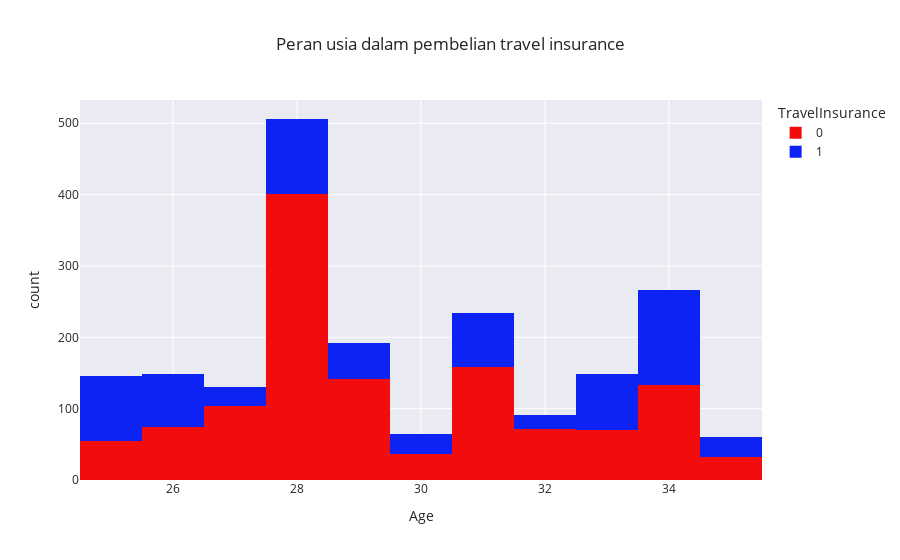

Here is the notebook cell this chart was saved with:
### Markdown cell above
### Korelasi Variabel numerik  dengan Target

### Code cell
fig = px.histogram(df, x='Age', color='TravelInsurance', color_discrete_map={1:'#0C23F3' , 0: '#F30C0C'}, 
                   title='Peran usia dalam pembelian travel insurance', template='seaborn')
fig.show()

### Figure 1 — Plotly figure (JSON) as saved in the notebook; plotly's stock layout.template omitted (floating-point values rounded to 4 significant figures; data arrays with more than 128 entries replaced by an {"elided": "..."} marker saying what was removed)
{"data": [{"alignmentgroup": "True", "bingroup": "x", "hovertemplate": "TravelInsurance=0<br>Age=%{x}<br>count=%{y}<extra></extra>", "legendgroup": "0", "marker": {"color": "#F30C0C", "pattern": {"shape": ""}}, "name": "0", "offsetgroup": "0", "orientation": "v", "showlegend": true, "type": "histogram", "x": {"elided": "1277 int values"}, "xaxis": "x", "yaxis": "y"}, {"alignmentgroup": "True", "bingroup": "x", "hovertemplate": "TravelInsurance=1<br>Age=%{x}<br>count=%{y}<extra></extra>", "legendgroup": "1", "marker": {"color": "#0C23F3", "pattern": {"shape": ""}}, "name": "1", "offsetgroup": "1", "orientation": "v", "showlegend": true, "type": "histogram", "x": {"elided": "710 int values"}, "xaxis": "x", "yaxis": "y"}], "layout": {"barmode": "relative", "legend": {"title": {"text": "TravelInsurance"}, "tracegroupgap": 0}, "title": {"text": "Peran usia dalam pembelian travel insurance"}, "xaxis": {"anchor": "y", "domain": [0, 1], "title": {"text": "Age"}}, "yaxis": {"anchor": "x", "domain": [0, 1], "title": {"text": "count"}}}}
